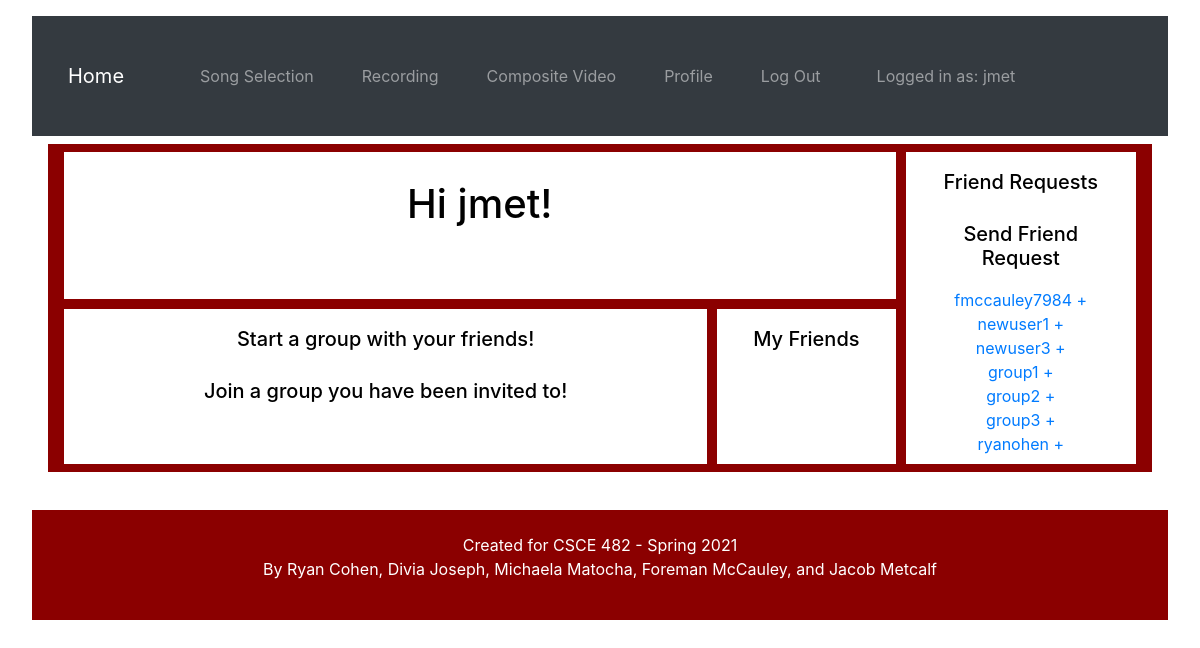
The app's page /profile (signed in) with its own data.
### karaoke/models.py (models this page shows)
class Profile(models.Model):
    user = models.OneToOneField(User, on_delete=models.CASCADE)
    friends = models.ManyToManyField('Profile', related_name = "friends_set", blank=True)
    group = models.ManyToManyField('Profile', related_name = "group_set", blank=True)
    is_group_parent = models.BooleanField(default=True)
    mp3name = models.CharField(max_length=100, blank=True)
    mp4name = models.CharField(max_length=100, blank=True)
    def __str__(self):
        return self.user.username

### karaoke/views.py (the view)
# urls.py: path('profile',views.profile, name="profile"),
def profile(request):
    if request.user.is_authenticated:
        requestProfile = Profile.objects.get(user=request.user)
        allprofiles=Profile.objects.exclude(user=request.user)
        fr = FriendRequest.objects.filter(to_user=request.user)
        gr = GroupRequest.objects.filter(to_user=request.user)
        count = 0
        in_group = False
        for profile in requestProfile.group.all():
            count = count + 1
        if count > 0:
            in_group = True
        return render(request, 'profile.html',{'allprofiles':allprofiles, 'fr':fr, 'requestProfile':requestProfile, 'in_group':in_group, 'gr':gr})
    else:
        return redirect('index')

### karaoke/templates/profile.html (shortened to what this page needs)
{% load static %}
<!DOCTYPE html>
<html>
<head>
    <link rel="stylesheet" href="https://cdn.jsdelivr.net/npm/bootstrap@4.5.3/dist/css/bootstrap.min.css">
    <link rel="stylesheet" href="{% static 'css/style.css' %}">
    <link rel="stylesheet" href="{% static 'css/profile.css' %}">
</head>
<body>
    {%include 'navbar.html'%}
    <main>
    <div class="wrapper">
        <div class = "box a">
            <h1> Hi {{request.user}}! </h1>
        </div>
        <div class = "box b">
            <h2> Friend Requests </h2>
            <h2> Send Friend Request </h2>
            {% for profile in allprofiles %}
                {% if profile not in requestProfile.friends.all %}
                    <a href="{% url 'add-friend' profile.id %}"> {{profile}} +</a> </br>
                {% endif %}
            {%endfor%}
        </div>
        <div class = "box c">
        {% if in_group %}
            <h2> These are your group members... </h2>
                {% for profile in requestProfile.group.all %}
                    {% if profile.user.username != request.user.username %}
                        {{profile}} </br>
                    {% endif %}
                {% endfor %}
            {% if requestProfile.is_group_parent%}
                  <h2> Invite more members to your group! </h2>
                  {% for profile in requestProfile.friends.all %}
                      {% if profile not in requestProfile.group.all %}
                          <a href="{% url 'add-group-member' profile.id %}"> {{profile}} +</a> </b>
                      {% endif %}
                  {%endfor%}
            {% endif %}
        {% else %}
            <h2> Start a group with your friends! </h2>
            <h2> Join a group you have been invited to! </h2>
        {% endif %}
        </div>
        <div class = "box d">
            <h2> My Friends </h2>
        </div>
    </div>
    </main>
</body>
{%include 'footer.html'%}
</html>

### karaoke/templates/navbar.html (shortened to what this page needs)
<nav class="navbar navbar-expand-lg navbar-dark bg-dark">
  <a class="navbar-brand" href='{% url 'index' %}'>Home</a>
  <div class="collapse navbar-collapse" id="navbarText">
    <ul class="navbar-nav mr-auto">
      {% if user.is_authenticated %}
      <ul class="navbar-nav">
        <li class="nav-item">
          <a class="nav-link" href='{% url 'songselection' %}'>Song Selection</a>
        </li>
        <li class="nav-item">
          <a class="nav-link" href='{% url 'recording' %}'>Recording</a>
        </li>
        <li class="nav-item">
          <a class="nav-link" href='{% url 'composite' %}'>Composite Video</a>
        </li>
        <li class="nav-item">
          <a class="nav-link" href='{% url 'profile' %}'>Profile</a>
        </li>
        <li class="nav-item">
          <a class="nav-link" href='{% url 'logoutuser' %}'>Log Out</a>
        </li>
        <li class="nav-item">
          <span class="navbar-text">
            Logged in as: {{request.user}}
          </span>
        </li>
      </ul>
      {% endif %}
    </ul>
  </div>
</nav>

### karaoke/static/css/style.css (style rules this page uses)
* { text-align: center; padding: 0.5em 1em; }

### karaoke/static/css/profile.css (style rules this page uses)
h2 { font-size: 20px; }
.wrapper { display: grid; grid-gap: 10px; width: 100%; grid-template-columns: 60%; background-color: darkred; }
.box { background-color: white; color: black; width: 100%; }
.a { grid-column: 1 / span 2; width: 100%; }
.b { grid-column: 3 ; grid-row: 1 / span 2; width: 100%; }
.c { grid-column: 1 ; grid-row: 2 ; width: 100%; }
.d { grid-column: 2 ; grid-row: 2 ; width: 100%; }

### records on screen
Profile: user.username "fmccauley7984"
Profile: user.username "newuser1"
Profile: user.username "newuser3"
Profile: user.username "group1"
Profile: user.username "group2"
Profile: user.username "group3"
Profile: user.username "ryanohen"

### other values on screen
{{ request.user }} "jmet"
